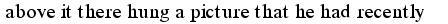

This figure's Python source:
from PIL import Image
import pyocr
import pyocr.builders

def image_to_text(data, width, height):
    image = Image.new('RGB', (width, height), 'white')
    image.putdata(data, 1, 0)
    image.save('./test.jpg')

image = Image.open('./data/fontTyped/test/6.jpeg')
(width, height) = image.size
data = image.getdata()

image_to_text(data, width, height)
